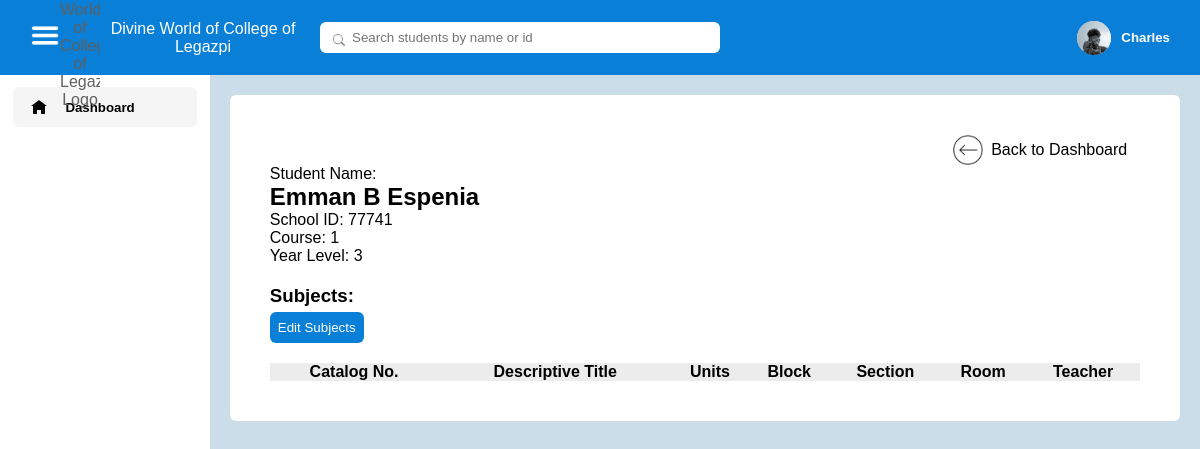
Page /pages/student_subjects.php?studentId=8 (signed in) on the committed database.
### tables this page shows
CREATE TABLE `registration` (
  `reg_id` int(11) NOT NULL,
  `faculty_id` varchar(255) NOT NULL,
  `first_name` varchar(255) NOT NULL,
  `last_name` varchar(255) NOT NULL,
  `middle_name` varchar(255) NOT NULL,
  `email` varchar(255) NOT NULL,
  `birthday` date NOT NULL,
  `age` int(11) NOT NULL,
  `profile_picture` varchar(255) DEFAULT NULL
);

CREATE TABLE `students` (
  `student_id` int(11) NOT NULL,
  `reg_id` int(11) NOT NULL,
  `first_name` varchar(255) NOT NULL,
  `last_name` varchar(255) NOT NULL,
  `middle_name` varchar(255) NOT NULL,
  `school_id` int(11) NOT NULL,
  `course` int(11) NOT NULL,
  `year_level` int(11) NOT NULL,
  `status` int(11) DEFAULT NULL
);

### pages/student_subjects.php (the view, shortened to what this page needs)
<?php
require_once('../database/database.php');
if (isset($_SESSION['isSidebarMinimized']) && $_SESSION['isSidebarMinimized']) {
    $labelWrapperDisplay = 'none';
} else {
    $labelWrapperDisplay = 'initial';
}
$stmt_user = $conn->prepare("SELECT registration.first_name, registration.profile_picture
    FROM login
    JOIN registration ON login.reg_id = registration.reg_id
    WHERE login.reg_id = ?");
$stmt_user->bind_param("i", $_SESSION['id']);
$stmt_user->execute();
$stmt_user->bind_result($user_first_name, $profile_picture);
if ($profile_picture === null) {
    $profile_picture = '../images/sample_profile.jpg';
} else {
    $profile_picture = '../images/user_profile_pictures/' . $_SESSION['id'] . '/' . $profile_picture;
}
$stmt_student = $conn->prepare("SELECT first_name, last_name, middle_name, school_id, course, year_level FROM students WHERE student_id = ?");
$stmt_student->bind_param("i", $_GET['studentId']);
$stmt_student->execute();
$stmt_student->bind_result($student_first_name, $student_last_name, $student_middle_name, $school_id, $course, $year_level);
?>
<!DOCTYPE html>
<html lang="en">
<head>
    <link rel="stylesheet" href="../styles/dashboard/dashboard.css">
    <link rel="stylesheet" href="../styles/default.css">
    <link rel="stylesheet" href="../styles/nav/nav.css">
    <link rel="stylesheet" href="../styles/student_subjects/student_subjects.css">
</head>
<body>
    <?php include('partials/nav.php') ?>
    <main>
        <div class="section_column">
            <div class="left_section">
                <div class="navigation_links selected">
                    <div class="sidebar_icon_wrapper">
                        <img class="home_icon" src="../images/icons/home_icon.png" alt="">
                    </div>
                    <div class="sidebar_label_wrapper" style="display: <?php echo $labelWrapperDisplay; ?> ;">
                        <h5>Dashboard</h5>
                    </div>
                </div>
            </div>
            <div class="right_section">
                <div class="details_container">
                    <div class="details_wrapper">
                        <div class="back_button_wrapper">
                            <a class="back_dashboard_link" href="dashboard.php">
                                <img class="back_icon" src="../images/icons/back_icon.png">
                                <p>Back to Dashboard</p>
                            </a>
                        </div>
                        <p>Student Name:</p>
                        <h2><?php echo $student_first_name . " " . $student_middle_name . " " . $student_last_name ?></h2>
                        <p>School ID: <?php echo $school_id ?></p>
                        <p>Course: <?php echo $course ?></p>
                        <p>Year Level: <?php echo $year_level ?></p>
                        <h3 style="margin-top: 20px; margin-bottom: 5px;">Subjects:</h3>
                        <button class="edit_subjects_button">Edit Subjects</button>
                        <table>
                            <thead>
                                <tr>
                                    <th>Catalog No.</th>
                                    <th>Descriptive Title</th>
                                    <th>Units</th>
                                    <th>Block</th>
                                    <th>Section</th>
                                    <th>Room</th>
                                    <th>Teacher</th>
                                </tr>
                            </thead>
                        </table>
                    </div>
                </div>
            </div>
        </div>
    </main>
</body>
</html>

### pages/partials/nav.php (shortened to what this page needs)
<nav>
    <div class="nav_left_section">
        <div class="hamburger_icon_container">
            <img class="hamburger_icon" src="../images/icons/hamburger_icon.png" alt="">
        </div>
        <a href="dashboard.php">
            <div class="brand_name_container">
                <img class="brand_logo" src="../images/logos/dwcl_logo.png" alt="Divine World of College of Legazpi Logo">
                <p class="brand_name">Divine World of College of Legazpi</p>
            </div>
        </a>
        <div class="search_bar_container">
            <input class="search_bar" type="text" placeholder="Search students by name or id">
            <img class="search_icon" src="../images/icons/search_icon.png">
        </div>
    </div>
    <div class="nav-right-section">
        <img src="<?php echo $profile_picture ?>" class="profile-icon">
        <h5 class="user_name"><?php echo $user_first_name; ?></h5>
    </div>
</nav>

### styles/dashboard/dashboard.css (style rules this page uses)
body { position: relative; }
main { width: 100%; display: flex; justify-content: center; }
.section_column { width: 100%; display: flex; }
.left_section { height: 100vh; display: flex; flex-direction: column; align-items: center; background-color: rgb(255, 255, 255); }
.navigation_links { width: 88%; padding: 12px 0; display: flex; justify-content: center ; align-items: center; cursor: pointer; border-radius: 6px; margin-bottom: 3px; }
.navigation_links:first-child { margin-top: 12px; }
.navigation_links.selected { background-color: rgb(245, 245, 245); }
.home_icon { width: 16px; }
.sidebar_icon_wrapper { width: 60px; display: flex; justify-content: center; }
.sidebar_label_wrapper { width: 150px; }
.right_section { width: 100%; display: flex; flex-direction: column; align-items: center; }
input, select { padding: 6px; outline: none; border: 1px solid rgb(168, 168, 168); border-radius: 6px; color: rgb(112, 112, 112); }

### styles/default.css (style rules this page uses)
* { font-family: Arial, Helvetica, sans-serif; margin: 0; padding: 0; }
button { cursor: pointer; background-color: rgb(10, 127, 216); border: none; color: white; padding: 5px; border-radius: 6px; }
body { background-color: rgb(203, 221, 233); }
a { text-decoration: none; color: inherit; }

### styles/nav/nav.css (style rules this page uses)
nav { height: 75px; background-color: rgb(10, 127, 216); color: rgb(96, 96, 96); display: flex; justify-content: space-between; align-items: center; padding: 0 2.5vw 0 0; position: relative; }
.brand_logo { width: 40px; }
.brand_name { color: white; margin-left: 6px; }
.brand_name_container { display: flex; justify-content: center; align-items: center; height: 100%; width: 20vw; cursor: pointer; }
.search_bar_container { position: relative; }
.search_icon { width: 12px; position: absolute; top: 12px; left: 13px; }
.search_bar { padding: 8px 8px 8px 32px; width: 30vw; max-width: 400px; border: none; border-radius: 6px; }
.nav_left_section { height: 100%; display: flex; justify-content: space-between; align-items: center; width: 60vw; max-width: 1000px; }
.nav-right-section { display: flex; justify-content: space-between; align-items: center; }
.profile-icon { width: 34px; height: 34px; background-color: rgb(224, 224, 224); border-radius: 50%; cursor: pointer; object-fit: cover; }
.user_name { margin-left: 10px; cursor: pointer; color: white; }
.profile_dropdown_sections p, a { width: 100%; text-align: center; }
.hamburger_icon { width: 30px; height: 29px; filter: invert(); }
.hamburger_icon_container { margin-left: 30px; cursor: pointer; }

### styles/student_subjects/student_subjects.css (style rules this page uses)
table { border-collapse: collapse; border-radius: 6px; margin-top: 20px; background-color: white; width: 100%; }
thead { background-color: rgb(236, 236, 236); }
.details_container { background-color: white; width: 96%; border-radius: 6px; margin-top: 20px; }
.details_wrapper { padding: 40px; }
.edit_subjects_button { padding: 8px; }
.back_icon { width: 30px; }
.back_button_wrapper { width: 100%; display: flex; justify-content: right; }
.back_dashboard_link { width: 200px; display: flex; align-items: center; justify-content: center; gap: 8px; cursor: pointer; }

### rows in the picture
registration: first_name "Charles"
students: first_name "Emman", middle_name "B", last_name "Espenia", school "77741", course "1", year_level "3"
